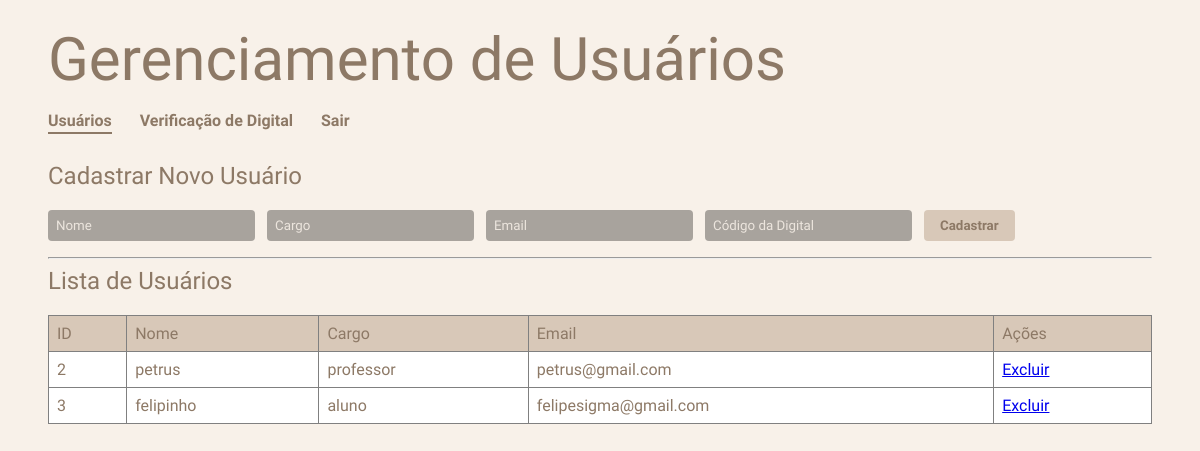
The app's page / (signed in) with its own data.
### tables this page shows
CREATE TABLE Usuario(
        id INTEGER NOT NULL PRIMARY KEY AUTOINCREMENT,
        nome VARCHAR(50) NOT NULL,
        cargo VARCHAR(10) NOT NULL,
        email VARCHAR(50) NOT NULL
    );

### routes.py (the view)
@app.route("/")
@login_required
def homepage():
    lista_usuarios = MostarUsuarios()
    return render_template("homepage.html", usuarios=lista_usuarios)

### autenticacao.py (called while the page is built)
def login_required(funcao):
    @wraps(funcao)
    def decorada(*args, **kwargs):
        if not session.get("logado"):
            return redirect(url_for("login"))
        return funcao(*args, **kwargs)
    return decorada

### banco_de_dados.py (called while the page is built)
def MostarUsuarios():
    cursor.execute("""SELECT * FROM Usuario""")
    usuarios = cursor.fetchall()
    return usuarios

### templates/homepage.html (shortened to what this page needs)
<!DOCTYPE html>
<html lang="pt-br">
<head>
    <link rel="stylesheet" href="{{ url_for('static', filename='style.css') }}">
</head>
<body>
    <h1>Gerenciamento de Usuários</h1>
    <nav>
        <a href="{{ url_for('homepage') }}" class="ativo">Usuários</a>
        <a href="{{ url_for('verificacao') }}">Verificação de Digital</a>
        <a href="{{ url_for('logout') }}">Sair</a>
    </nav>
    <h2>Cadastrar Novo Usuário</h2>
    <form action="/cadastrar" method="POST">
        <input type="text" name="nome" placeholder="Nome" required>
        <input type="text" name="cargo" placeholder="Cargo" required>
        <input type="email" name="email" placeholder="Email" required>
        <input type="text" name="codigo_digital" placeholder="Código da Digital" required>
        <button type="submit">Cadastrar</button>
    </form>
    <hr>
    <h2>Lista de Usuários</h2>
    <table border="1" style="width: 100%; text-align: left; border-collapse: collapse;">
        <thead>
            <tr>
                <th>ID</th>
                <th>Nome</th>
                <th>Cargo</th>
                <th>Email</th>
                <th>Ações</th>
            </tr>
        </thead>
        <tbody>
            {% for usuario in usuarios %}
            <tr>
                <td>{{ usuario[0] }}</td> <td>{{ usuario[1] }}</td> <td>{{ usuario[2] }}</td> <td>{{ usuario[3] }}</td> <td>
                    <a href="/excluir/{{ usuario[0] }}" onclick="return confirm('Tem certeza que deseja excluir?')">Excluir</a>
                </td>
            </tr>
            {% else %}
            <tr>
                <td colspan="5" style="text-align: center;">Nenhum usuário cadastrado.</td>
            </tr>
            {% endfor %}
        </tbody>
    </table>
</body>
</html>

### static/style.css (style rules this page uses)
* { font-family: "Stack Sans Headline", sans-serif; font-optical-sizing: auto; font-weight: 400; font-style: normal; box-sizing: border-box; }
body { background-color: #f8f1e9; margin: 0; padding: 2vw 4vw; }
h1 { font-size: 5vw; margin: 0; color: #8d7966; }
h2 { margin-top: 0; color: #8d7966; }
nav { margin: 1rem 0 2rem 0; }
nav a { color: #8d7966; text-decoration: none; font-weight: bold; margin-right: 1.5rem; border-bottom: 2px solid transparent; padding-bottom: 2px; }
nav a:hover, nav a.ativo { border-bottom: 2px solid #8d7966; }
table { background-color: #ffffff; }
tr { color: #8d7966; }
th { background-color: #d8c8b8; padding: 0.5rem; }
td { padding: 0.5rem; }
form { display: flex; flex-wrap: wrap; gap: 0.75rem; align-items: center; margin-bottom: 1rem; }
input { background-color: #a8a39d; color: #f8f1e9; border: none; padding: 0.5rem; border-radius: 4px; }
input::placeholder { color: #f8f1e9; opacity: 0.85; }
button { color: #8d7966; background-color: #d8c8b8; border: none; padding: 0.5rem 1rem; border-radius: 4px; cursor: pointer; font-weight: bold; }

### records on screen
Usuario: id "2", nome "petrus", cargo "professor", email "petrus@gmail.com"
Usuario: id "3", nome "felipinho", cargo "aluno", email "felipesigma@gmail.com"
